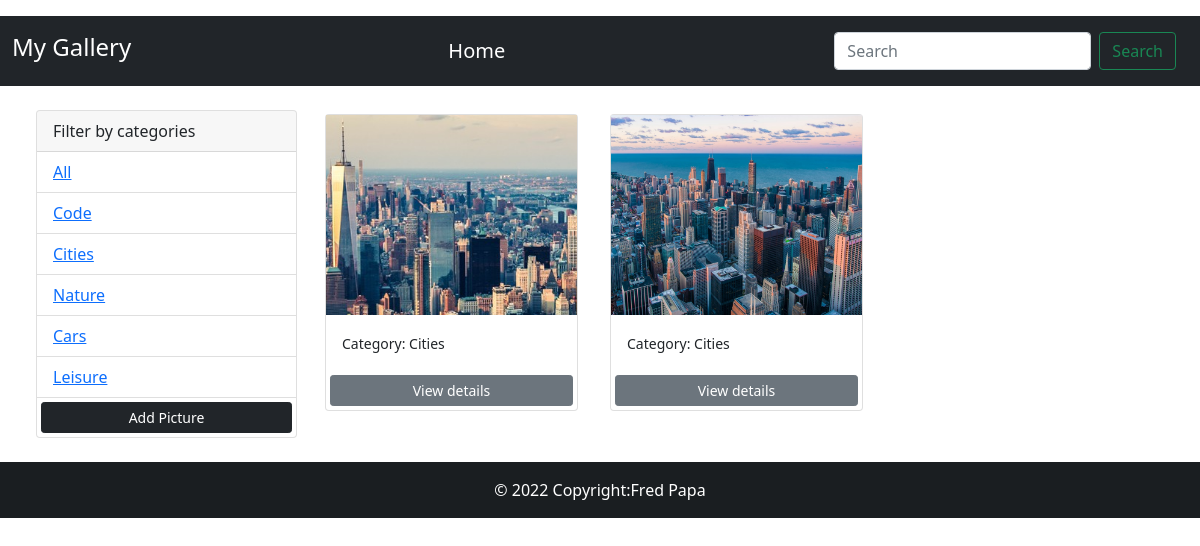
Screenshot of /?category=Cities with the database file from the repository.
### pictures/models.py (models this page shows, shortened)
class Category(models.Model):
    name = models.CharField(max_length=200, null=False, blank=False)

class Picture(models.Model):
    category = models.ForeignKey(Category, on_delete=models.SET_NULL, null=True)
    image = models.ImageField(null=False, blank=False)
    description = models.TextField()

### pictures/views.py (the view)
# urls.py: path('', views.gallery, name='gallery'),
def gallery(request):
    category = request.GET.get('category')
    if category == None:
        pictures= Picture.objects.all()
    else:
        pictures = Picture.objects.filter(category__name = category)
    categories = Category.objects.all()
    context = {'categories': categories, 'pictures': pictures}
    return render(request, 'pictures/gallery.html', context)

### pictures/templates/pictures/gallery.html (shortened to what this page needs)
<!DOCTYPE html>
<html lang="en">
<head>
    <link href="https://cdn.jsdelivr.net/npm/bootstrap@5.1.3/dist/css/bootstrap.min.css" rel="stylesheet">
</head>
<body class="my-3">
    <nav class="navbar navbar-dark bg-dark">
        <div class="container-fluid">
          <a class="navbar-brand" href="{% url 'gallery' %}">
                <h4>My Gallery</h4>
              </a>
          <a class="navbar-brand" href="{% url 'gallery' %}">
            Home
          </a>
          <nav class="navbar navbar-dark bg-dark">
            <div class="container-fluid">
              <form class="d-flex" method="GET">
                <input class="form-control me-2" name="search-area" type="search" placeholder="Search" aria-label="Search">
                <button class="btn btn-outline-success" type="submit">Search</button>
              </form>
            </div>
          </nav>
        </div>
      </nav>
    <div class="container m-4">
        <div class="row">
            <div class="col-md-3">
                <div class="card">
                    <div class="card-header">
                      Filter by categories
                    </div>
                    <ul class="list-group list-group-flush">
                        <li class="list-group-item">
                            <a href=" {% url 'gallery' %} ">All</a>
                        </li>
                      {% for category in categories %}
                        <li class="list-group-item">
                            <a href=" {% url 'gallery' %}?category={{category.name}}">{{category.name}}</a>
                        </li>
                      {% endfor %}
                        <a href="{% url 'add' %}" class="btn btn-dark btn-block btn-sm m-1">Add Picture</a>
                    </ul>
                  </div>
            </div>
            <div class="col-md-9">
                <div class="row">
                    {% for picture in pictures %}
                    <div class="col-md-4">
                        <div class="card m-1">
                            <img class="image-thumbnail" src="{{picture.image.url}}" class="card-img-top" alt="City Image">
                            <div class="card-body">
                              <small>Category: {{picture.category.name}}</small>
                            </div>
                            <a href="{% url 'picture' picture.id %}" class="btn btn-secondary btn-sm m-1">View details</a>
                        </div>
                    </div>
                    {% empty %}
                    <h4>No pictures found!</h4>
                    {% endfor %}
                </div>
            </div>
        </div>
    </div>
    <footer class="bg-dark text-center text-white">
    <div class="text-center p-3" style="background-color: rgba(0, 0, 0, 0.2);">
      © 2022 Copyright:Fred Papa
    </div>
    </footer>
</body>
</html>

### pictures/templates/pictures/gallery.html (style rules this page uses)
.image-thumbnail { height: 200px; object-fit: cover; }

### rows the page displays
Category: name "Code"
Category: name "Cities"
Category: name "Nature"
Category: name "Cars"
Category: name "Leisure"
Picture: image (picture), category.name "Cities"
Picture: image (picture), category.name "Cities"
